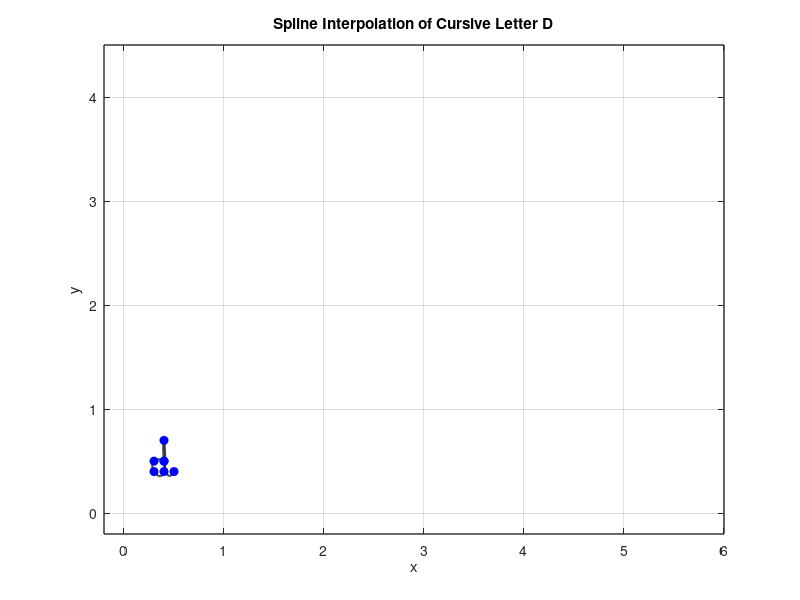

The MATLAB script that drew this image:
x = [0.4 0.3 0.3 0.4 0.4 0.4 0.5];
y = [0.5 0.5 0.4 0.4 0.7 0.5 0.4];

n = length(x);
t = 0:n-1; % Parametric coordinate t
tt = 0:0.01:n-1; % More dense coordinate tt for spline interpolation

% Compute spline interpolation
xx = spline(t, x, tt);
yy = spline(t, y, tt);

% Plot settings
figure(1)
plot(xx, yy, 'k', 'LineWidth', 1.5) % plot spline
hold on
plot(x, y, 'bo', 'MarkerFaceColor', 'b') % plot data points
axis([-0.2 6 -0.2 4.5])
grid on
title('Spline Interpolation of Cursive Letter D')
xlabel('x')
ylabel('y')
set(gca, 'FontSize', 10, 'LineWidth', 1)
grid on